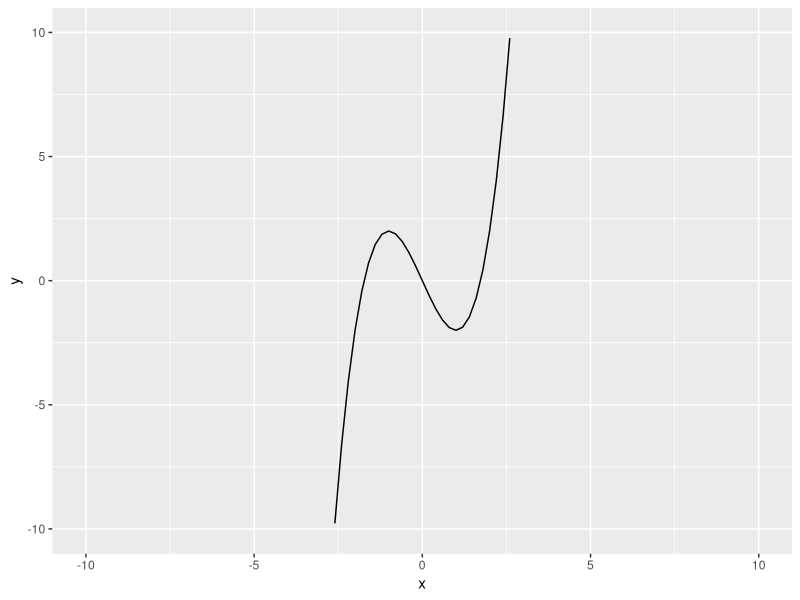

Reproduce this figure in R.
## ---- chunk 1
knitr::opts_chunk$set(
  echo = TRUE,
  comment = "",
  fig.pos = "",
  message = FALSE,
  tidy = "styler",
  warning = FALSE,
  fig.align = "center",
  highlight = TRUE
)
## ---- chunk 2
`%^%` <- function(lhs, rhs) {
  out <- lhs
  for (i in seq_len(rhs)) {
    out <- out %*% lhs
  }
  out
}
A <- matrix(c(.5, .5, .25, .75), nrow = 2)
A %^% 100
A %^% 100 %*% c(1, -1)
A %^% 100 %*% c(1, 2)
## ---- chunk 3
A <- matrix(c(.8, .2, .1, .9), nrow = 2)
A %^% 100
## ---- chunk 4
library(ggplot2)
polynomial <- function(lambda) lambda^3 - 3 * lambda
X <- data.frame(x = seq(-10, 10))
ggplot(X, aes(x = x)) +
  geom_function(fun = polynomial) +
  lims(x = c(-10, 10), y = c(-10, 10))

optimize(polynomial, interval = c(-5, 5))
optimize(polynomial, maximum = TRUE, interval = c(-5, 5))
